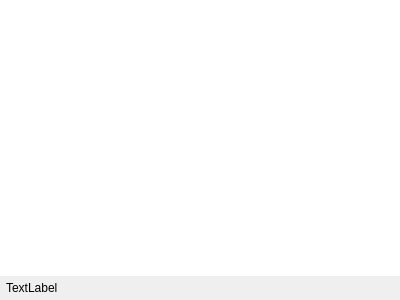
<?xml version="1.0" encoding="UTF-8"?>
<ui version="4.0">
 <class>PageOverview</class>
 <widget class="QWidget" name="PageOverview">
  <property name="geometry">
   <rect>
    <x>0</x>
    <y>0</y>
    <width>400</width>
    <height>300</height>
   </rect>
  </property>
  <property name="windowTitle">
   <string notr="true">Form</string>
  </property>
  <layout class="QGridLayout" name="gridLayout">
   <property name="leftMargin">
    <number>0</number>
   </property>
   <property name="topMargin">
    <number>0</number>
   </property>
   <property name="rightMargin">
    <number>0</number>
   </property>
   <property name="bottomMargin">
    <number>0</number>
   </property>
   <property name="spacing">
    <number>0</number>
   </property>
   <item row="0" column="0">
    <widget class="TablePageOverview" name="table">
     <property name="font">
      <font>
       <pointsize>10</pointsize>
      </font>
     </property>
     <property name="frameShape">
      <enum>QFrame::NoFrame</enum>
     </property>
     <property name="editTriggers">
      <set>QAbstractItemView::NoEditTriggers</set>
     </property>
     <property name="showDropIndicator" stdset="0">
      <bool>false</bool>
     </property>
     <property name="dragDropOverwriteMode">
      <bool>false</bool>
     </property>
     <property name="selectionMode">
      <enum>QAbstractItemView::SingleSelection</enum>
     </property>
     <property name="selectionBehavior">
      <enum>QAbstractItemView::SelectRows</enum>
     </property>
     <property name="textElideMode">
      <enum>Qt::ElideMiddle</enum>
     </property>
     <property name="horizontalScrollMode">
      <enum>QAbstractItemView::ScrollPerPixel</enum>
     </property>
     <property name="sortingEnabled">
      <bool>true</bool>
     </property>
     <property name="cornerButtonEnabled">
      <bool>false</bool>
     </property>
     <attribute name="horizontalHeaderDefaultSectionSize">
      <number>110</number>
     </attribute>
     <attribute name="horizontalHeaderShowSortIndicator" stdset="0">
      <bool>true</bool>
     </attribute>
     <attribute name="verticalHeaderVisible">
      <bool>false</bool>
     </attribute>
     <attribute name="verticalHeaderMinimumSectionSize">
      <number>19</number>
     </attribute>
     <attribute name="verticalHeaderDefaultSectionSize">
      <number>20</number>
     </attribute>
    </widget>
   </item>
   <item row="1" column="0">
    <widget class="QFrame" name="frameBottom">
     <property name="minimumSize">
      <size>
       <width>0</width>
       <height>24</height>
      </size>
     </property>
     <property name="maximumSize">
      <size>
       <width>16777215</width>
       <height>24</height>
      </size>
     </property>
     <property name="frameShape">
      <enum>QFrame::NoFrame</enum>
     </property>
     <property name="frameShadow">
      <enum>QFrame::Raised</enum>
     </property>
     <layout class="QGridLayout" name="gridLayout_2">
      <property name="leftMargin">
       <number>6</number>
      </property>
      <property name="topMargin">
       <number>0</number>
      </property>
      <property name="rightMargin">
       <number>6</number>
      </property>
      <property name="bottomMargin">
       <number>0</number>
      </property>
      <item row="0" column="0">
       <widget class="QLabel" name="labelInformation">
        <property name="text">
         <string notr="true">TextLabel</string>
        </property>
       </widget>
      </item>
     </layout>
    </widget>
   </item>
  </layout>
 </widget>
 <customwidgets>
  <customwidget>
   <class>TablePageOverview</class>
   <extends>QTableWidget</extends>
   <header>tablepageoverview.h</header>
  </customwidget>
 </customwidgets>
 <resources/>
 <connections/>
</ui>
